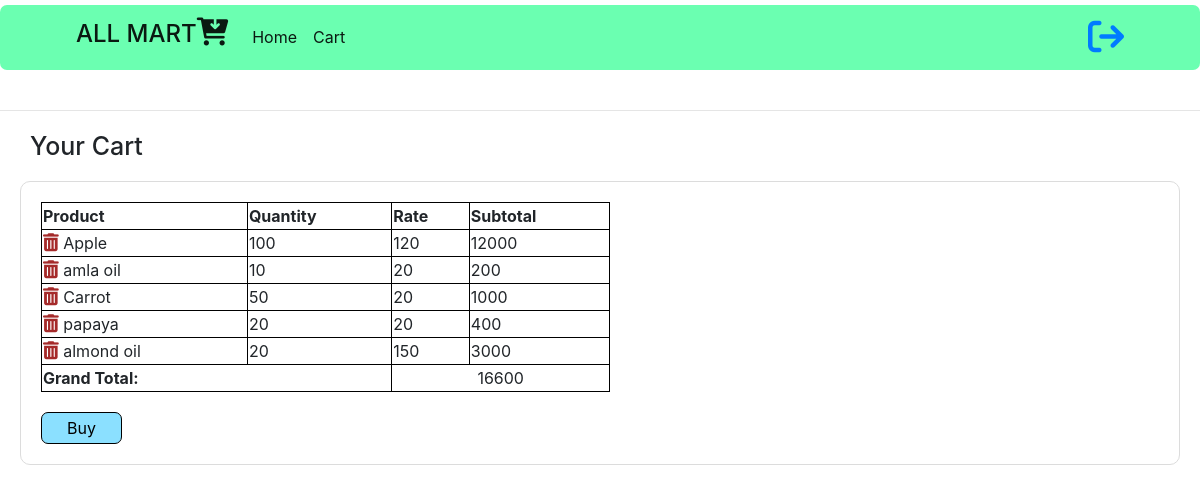
/cart (signed in), run on the app's committed database.
### app.py (models this page shows)
class Cart(db.Model):
    cart_id = db.Column(db.Integer(),primary_key=True)
    cart_name=db.Column(db.String() , nullable=False)
    cart_rate =db.Column(db.Integer() , nullable=False)
    cart_quantity = db.Column (db.Integer(), nullable=False)
    cart_totalprice = db.Column (db.Integer(), nullable=False)
    cart_user = db.Column(db.Integer(), db.ForeignKey("user.id"), nullable=False)

### app.py (the view)
@app.route('/cart', methods=['GET', 'POST'])
def cart():
    user_id = session.get('user_id')
    user_obj= User.query.filter_by(id=user_id).first()
    cart_user=user_obj.username
    cart=Cart.query.filter_by(cart_user=cart_user)
    grand_total = 0
    for item in cart:
        grand_total+=item.cart_totalprice
    if request.method == 'POST':
        session.pop('cart', None)
        return redirect('/user_home')
    return render_template('cart.html', cart=cart, grand_total=grand_total)

### app.py (called while the page is built)
@login_manager.user_loader
def load_user(user_id):
    return User.query.get(int(user_id))

### templates/cart.html
{% include 'header3.html' %}
{% block body %}
<h2 id="your-cart-title">Your Cart</h2>
<div class="cart-main-div">
    {% if cart.count()>0 %}
    <table>
        <thead>
            <tr class="table-rows">
                <th>Product</th>
                <th>Quantity</th>
                <th>Rate</th>
                <th>Subtotal</th>
            </tr>
        </thead>
        <tbody>
            {% for item in cart %}
            <tr class="table-rows">
                <td><a  href="/{{ item.cart_id }}/remove" title="Delete this product"><i style="font-size:18px; color: brown;" class="fa">&#xf014;</i>&nbsp;</a>{{ item.cart_name }}</td>
                <td>{{ item.cart_quantity }}</td>
                <td>{{ item.cart_rate }}</td>
                <td>{{item.cart_totalprice}}</td>
            </tr>
            {% endfor %}
            <tr class="table-rows">
                <td colspan="2"><strong>Grand Total:</strong></td>
                <td colspan="2" style="text-align: center;" >{{ grand_total }}</td>
            </tr>
        </tbody>
    </table>
    <form action="{{ url_for('cart') }}" method="post">
        <button id="cart-buy-button" type="submit">Buy</button>
    </form>
    {% else %}
    <p>Your cart is empty.</p>
    {% endif %}
</div>
{% endblock %}

### static/css/dashboard.css (style rules this page uses)
h2 { font-size: 25px; }

### static/css/cart.css (style rules this page uses)
#your-cart-title { margin: 20px 30px; }
.cart-main-div { margin: 20px; padding: 10px; border: 1.2px gainsboro solid; border-radius: 10px; }
table { margin: 10px; padding: 10px; width: 50%; }
th,td { border: 1px black solid; }
.table-rows { border: 1px black solid; }
#cart-buy-button { margin:10px; border: 1.3px black solid; background-color: rgba(0, 187, 255, 0.454); color: black; border-radius: 7px; padding: 3px 25px; }

### data on the page
Cart: cart_name "Apple", cart_quantity "100", cart_rate "120", cart_totalprice "12000"
Cart: cart_name "amla oil", cart_quantity "10", cart_rate "20", cart_totalprice "200"
Cart: cart_name "Carrot", cart_quantity "50", cart_rate "20", cart_totalprice "1000"
Cart: cart_name "papaya", cart_quantity "20", cart_rate "20", cart_totalprice "400"
Cart: cart_name "almond oil", cart_quantity "20", cart_rate "150", cart_totalprice "3000"

### other printed values
{{ grand_total }} "16600"
